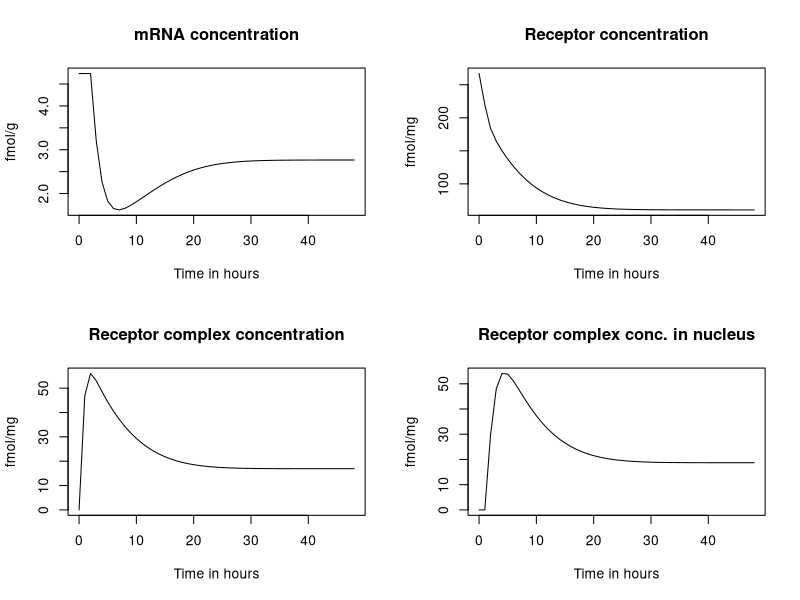

This figure's R source:
## ---- chunk 1
knitr::opts_chunk$set(echo = TRUE)
## ---- chunk 2
library(deSolve)

state <- c(rm0 = 4.74, 
           r0 = 267, 
           dr = 0, 
           drn = 0)

timeframe = seq(0, 48, by = 1)

parmezan = c(ksrm = 2.90, 
            ic50rm = 26.2, 
            kon = 0.00329, 
            kt = 0.63, 
            kre = 0.57, 
            Rf = 0.49, 
            kdr = 0.0572, 
            kdrm = 0.612, 
            ksr = 3.22, 
            D = 20 * 1000 * (1 / 374.5))

formulas <- function(t, y, parameters){
  with(as.list(c(y, parameters)), {
    dmRNAr <- ksrm * (1 - (drn) / (ic50rm + drn)) - kdrm * rm0
    dR <- ksr * rm0 + Rf * kre * drn - kon * D * r0 - kdr * r0
    dDR <-kon * D * r0 - kt * dr
    dDRN <- kt * dr - kre * drn
    
    return(list(c(dmRNAr, dR, dDR, dDRN)))
    }
  )
}


out  <- ode(times = timeframe, y = state,   parms = parmezan, func = formulas, method = "euler")

plot(out, lty = 1, main = c("mRNA concentration", "Receptor concentration", "Receptor complex concentration", "Receptor complex conc. in nucleus"), xlab = "Time in hours", ylab = c("fmol/g", "fmol/mg", "fmol/mg", "fmol/mg"))
